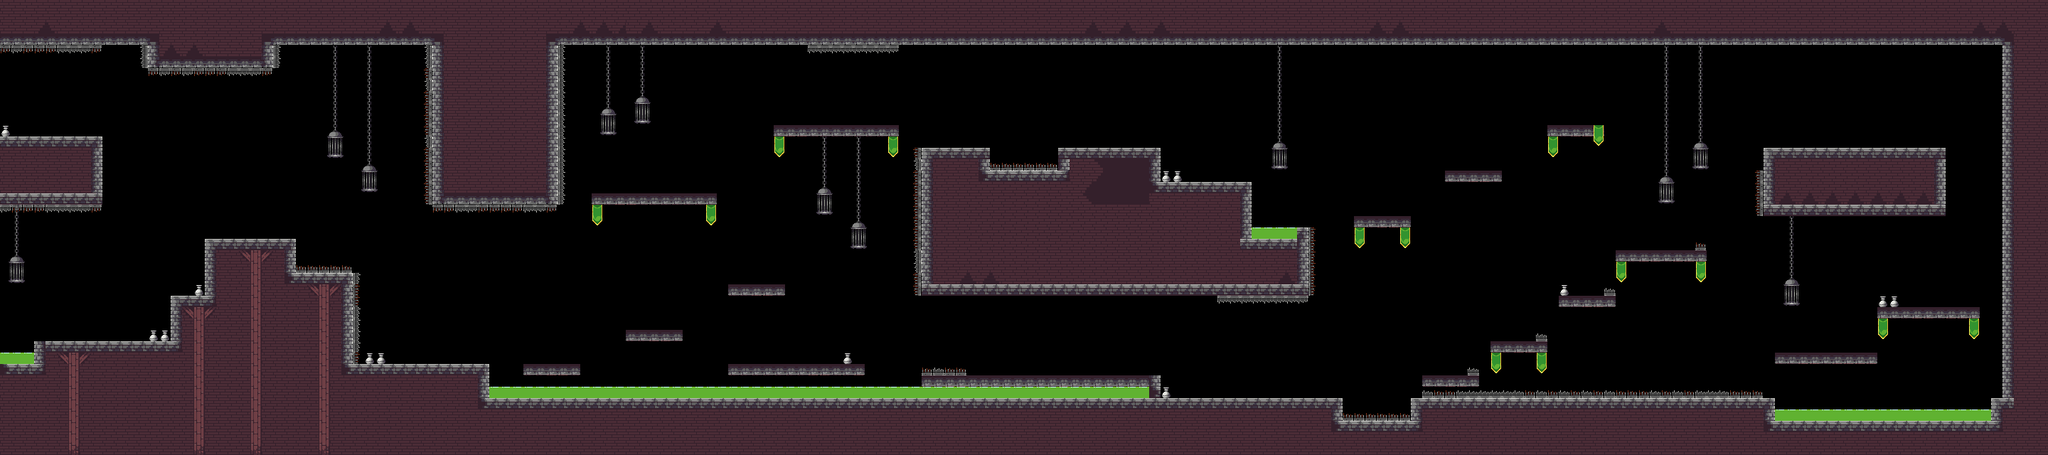

Below is a game level as drawn by its tile map, then a one-line description and the .tmx that defines it (tile-layer data replaced by summaries):
An orthogonal 180x40 tile map with 16x16 px tiles, 2 tile layers (Suelo, Decoracion).

<map version="1.0" orientation="orthogonal" renderorder="left-up" width="180" height="40" tilewidth="16" tileheight="16" nextobjectid="5">
 <tileset firstgid="1" name="Tileset" tilewidth="16" tileheight="16" tilecount="322">
  <image source="Tileset.png" trans="ff00ff" width="368" height="224" />
 </tileset>
 <layer name="Suelo" width="180" height="40">
  <data>[7200 cells, 3089 non-empty, 35 distinct tile ids]</data>
 </layer>
 <layer name="Decoracion" width="180" height="40">
  <data>[7200 cells, 212 non-empty, 13 distinct tile ids]</data>
 </layer>
</map>
